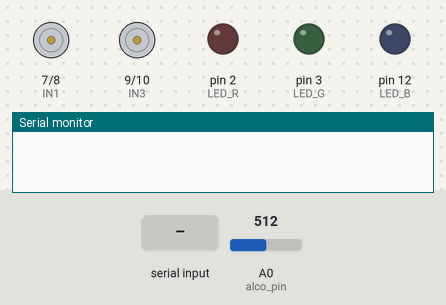
Recording of a sketch running on a simulated Arduino Uno, built with avr-gcc and run on an emulated ATmega328P. On the bench: motor-driver pin pairs drawn as motors (green arrow = first pin HIGH = forward, orange = second pin HIGH = backward, longer = more drive, scaled by the enable pin), output pins drawn as LEDs (lit = HIGH), the last lines printed to the serial monitor. Inputs (shaded band) come from the test bench; at power-on: A0 (alco_pin) = 512.

Above: at 1.2 s.
1.3 s: "90,45,200\n" received over the second serial link
At 1.9 s:
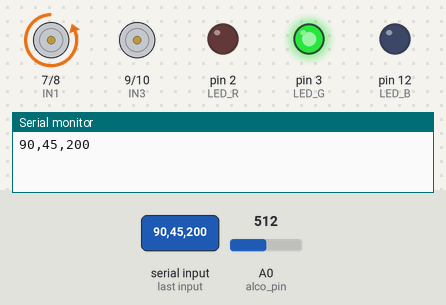
2.8 s: "30,150,10\n" received over the second serial link
At 4.2 s:
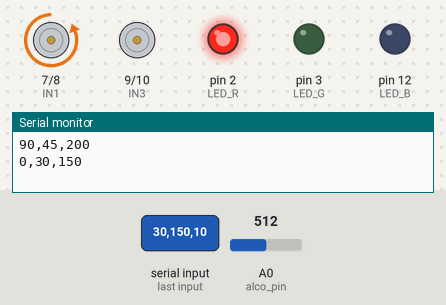
5.8 s: "2\n" received over the second serial link
At 8.1 s:
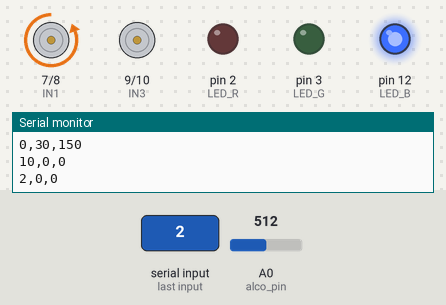
8.8 s: "90,45\n" received over the second serial link
At 10.7 s:
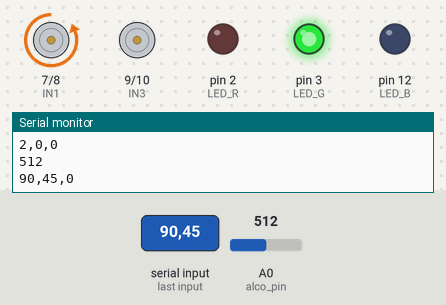
11.3 s: "0\n" received over the second serial link
At 14.1 s:
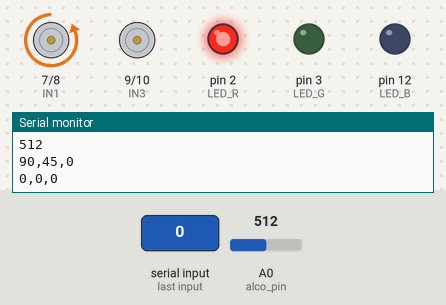
14.3 s: "30,150\n" received over the second serial link
At 16.1 s:
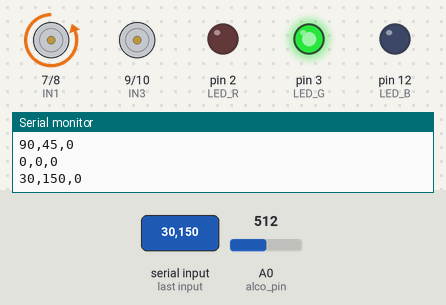
Timing chart, 0 to 17.6 s (numbered marks = the images above; inputs shaded):
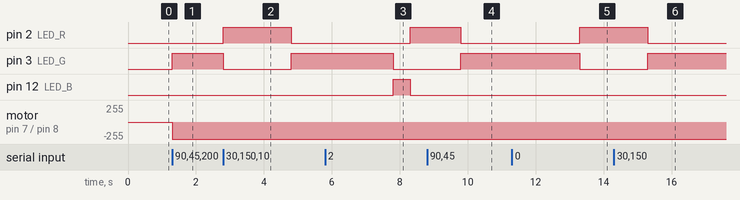

The sketch:

RC_car.ino
```cpp
#include <SoftwareSerial.h>

SoftwareSerial mySerial(4, 5); //블루투스의 Tx, Rx핀을 4번 5번핀으로 설정


// joystick sensor values
#define VR_MIN_VALUE (0)
#define VR_MAX_VALUE (1023)

// left motor pins
#define ENA 6
#define IN1 7
#define IN2 8

// right motor pins
#define ENB 11
#define IN3 9
#define IN4 10

//LED pin
#define LED_B 12       // B의 핀 번호 12
#define LED_G 3       // G의 핀 번호 3
#define LED_R 2       // R의 핀 번호 2

//alcohol senser pin
#define alco_pin (A0) // !!! alcohol sensor pin number 지정!!

#define MOTOR_MIN_PWM (95)
#define MOTOR_MAX_PWM (255)

int convertToPWM(int value) {
  return map(value, VR_MIN_VALUE, VR_MAX_VALUE, -MOTOR_MAX_PWM, MOTOR_MAX_PWM);
}

void drive(int pwmL, int pwmR) {
  // constrain motor speed between -255 and 255
  pwmL = constrain(pwmL, -MOTOR_MAX_PWM, MOTOR_MAX_PWM);
  pwmR = constrain(pwmR, -MOTOR_MAX_PWM, MOTOR_MAX_PWM);

  // left motor direction
  if (pwmL > 0) {
    digitalWrite(IN1, HIGH);
    digitalWrite(IN2, LOW);
  } else if (pwmL < 0) {
    digitalWrite(IN1, LOW);
    digitalWrite(IN2, HIGH);
  } else {
    digitalWrite(IN1, LOW);
    digitalWrite(IN2, LOW);
  }

  // right motor direction
  if (pwmR > 0) {
    digitalWrite(IN3, HIGH);
    digitalWrite(IN4, LOW);
  } else if (pwmR < 0) {
    digitalWrite(IN3, LOW);
    digitalWrite(IN4, HIGH);
  } else {
    digitalWrite(IN3, LOW);
    digitalWrite(IN4, LOW);
  }

  // stop motors if the absolute value of pwm is less than MOTOR_MIN_PWM
  if (abs(pwmL) <= MOTOR_MIN_PWM) pwmL = 0;
  if (abs(pwmR) <= MOTOR_MIN_PWM) pwmR = 0;

  // pwm for each motor.
  analogWrite(ENA, abs(pwmL));
  analogWrite(ENB, abs(pwmR));
}

void turnOffAll() {              // turnOffAll 함수 정의
  digitalWrite(LED_B, LOW);      // 파란 불 끄기
  digitalWrite(LED_G, LOW);      // 초록 불 끄기
  digitalWrite(LED_R, LOW);      // 빨간 불 끄기
}


void setup() {

  Serial.begin(9600);

  mySerial.begin(9600); // baud rate 9600으로 설정

  // set all the motor pins OUTPUT mode
  pinMode(ENA, OUTPUT);
  pinMode(IN1, OUTPUT);
  pinMode(IN2, OUTPUT);
  pinMode(ENB, OUTPUT);
  pinMode(IN3, OUTPUT);
  pinMode(IN4, OUTPUT);
  pinMode(LED_B, OUTPUT);
  pinMode(LED_G, OUTPUT);
  pinMode(LED_R, OUTPUT);

  // set alcohol pins INPUT mode
  pinMode(alco_pin, INPUT);
}


void loop() {
  if (mySerial.available()) { // 넘어온 데이터가 존재하면

    int flag = mySerial.parseInt(); //bmp control value
    //int flag = 1; //bmp control value
    int vrx = mySerial.parseInt();
    int vry = mySerial.parseInt();
    Serial.print(flag);
    Serial.print(",");
    Serial.print(vrx);
    Serial.print(",");
    Serial.println(vry);
    //Serial.write(mySerial.read()); // 시리얼에 출력

    // calculate speed of both motors according to the x axis
    int pwmX = convertToPWM(vrx);
    int pwmL = pwmX;
    int pwmR = pwmX;

    // adjust left and right speed according to the y axis
    int pwmY = convertToPWM(vry);
    pwmL = pwmL + pwmY;
    pwmR = pwmR - pwmY;

    if (flag == 0) { //bpm 이 정상범위가 아니면
      digitalWrite(LED_R, HIGH);      //LED red
      digitalWrite(LED_G, LOW);
      digitalWrite(LED_B, LOW);
    }

    else if (flag == 2) {

      int alco_value = analogRead(alco_pin); //alcohol senser pin read

      digitalWrite(LED_B, HIGH);     // LED blue
      digitalWrite(LED_G, LOW);
      digitalWrite(LED_R, LOW);
      delay(500);


      Serial.println(analogRead(alco_pin));

      //범위 알아서 지정
      if (alco_value < 100) { //alcohol sensor value is normal, drive RC car
        digitalWrite(LED_G, HIGH);     //LED green
        digitalWrite(LED_B, LOW);
        digitalWrite(LED_R, LOW);
        drive(pwmL, pwmR);
      }

      else {
        digitalWrite(LED_R, HIGH);      //LED red
        digitalWrite(LED_G, LOW);
        digitalWrite(LED_B, LOW);

      }
    }

    else { //bpm 정상범위이면, drive RC car
      digitalWrite(LED_G, HIGH);     //LED green
      digitalWrite(LED_R, LOW);
      digitalWrite(LED_B, LOW);
      drive(pwmL, pwmR);
    }

  }

}
```

Measured:
- after the input at 1.3 s, pin 3 (LED_G): LOW → HIGH at once; motor on pin 7 (IN1) / pin 8 (IN2): stopped → backward 255/255 at once
- after the input at 2.8 s, pin 2 (LED_R): LOW → HIGH after 0.00 s instead of 1.5 s; pin 3 (LED_G): HIGH → LOW after 0.00 s instead of 1.5 s
- after the input at 5.8 s, pin 2 (LED_R): LOW → HIGH after 2.5 s; pin 3 (LED_G): HIGH → LOW after 2.0 s; pin 12 (LED_B): LOW → HIGH after 2.0 s, → LOW 0.50 s later
- after the input at 8.8 s, pin 2 (LED_R): HIGH → LOW after 1.0 s; pin 3 (LED_G): LOW → HIGH after 1.0 s
- after the input at 11.3 s, pin 2 (LED_R): LOW → HIGH after 2.0 s; pin 3 (LED_G): HIGH → LOW after 2.0 s
- after the input at 14.3 s, pin 2 (LED_R): HIGH → LOW after 1.0 s; pin 3 (LED_G): LOW → HIGH after 1.0 s
